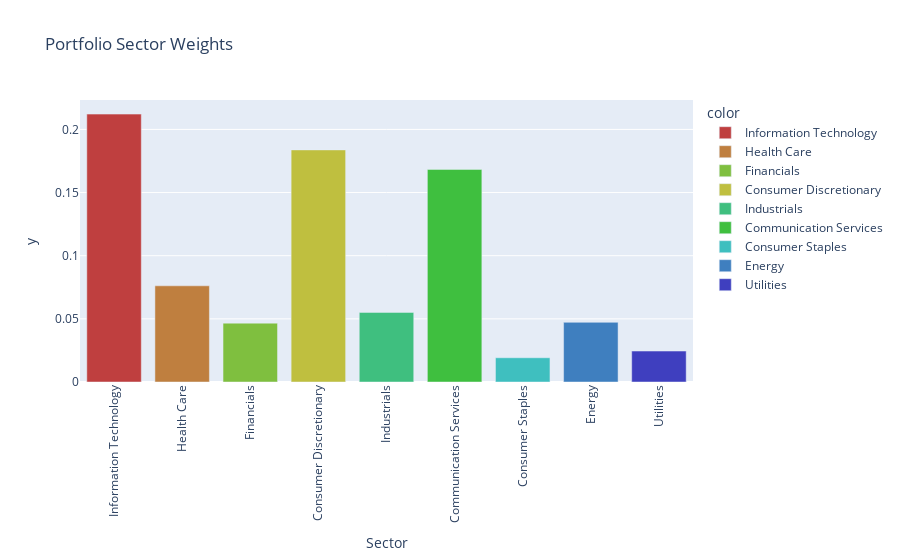

The notebook cell saved with this chart:
### Code cell
#Chart2

#Aggregating the stocks dataset by sectors and summing the weight returns. Indexes the result to the same order as the SP500 sectors. 
sectors  = stocks.groupby('Sector')
my_sectors = sectors.PW.sum()[[x for x in spy2.index if x in sectors.PW.sum().index]]

#Creating a bar graph of the profolio sector weights
chart2 = px.bar(my_sectors, x = my_sectors.index, y = my_sectors.values, color =[x for x in my_sectors.index],
                color_discrete_map=colormap,
               title='Portfolio Sector Weights',
                height = 500)

#Tweaking the tick angles
chart2.update_xaxes(tickangle = -90)

chart2.show()

### Figure 1 — Plotly figure (JSON) as saved in the notebook; plotly's stock layout.template omitted (floating-point values rounded to 4 significant figures)
{"data": [{"alignmentgroup": "True", "hovertemplate": "color=Information Technology<br>Sector=%{x}<br>y=%{y}<extra></extra>", "legendgroup": "Information Technology", "marker": {"color": "#BF3F3F", "pattern": {"shape": ""}}, "name": "Information Technology", "offsetgroup": "Information Technology", "orientation": "v", "showlegend": true, "textposition": "auto", "type": "bar", "x": ["Information Technology"], "xaxis": "x", "y": [0.2121], "yaxis": "y"}, {"alignmentgroup": "True", "hovertemplate": "color=Health Care<br>Sector=%{x}<br>y=%{y}<extra></extra>", "legendgroup": "Health Care", "marker": {"color": "#BF7F3F", "pattern": {"shape": ""}}, "name": "Health Care", "offsetgroup": "Health Care", "orientation": "v", "showlegend": true, "textposition": "auto", "type": "bar", "x": ["Health Care"], "xaxis": "x", "y": [0.07617], "yaxis": "y"}, {"alignmentgroup": "True", "hovertemplate": "color=Financials<br>Sector=%{x}<br>y=%{y}<extra></extra>", "legendgroup": "Financials", "marker": {"color": "#7FBF3F", "pattern": {"shape": ""}}, "name": "Financials", "offsetgroup": "Financials", "orientation": "v", "showlegend": true, "textposition": "auto", "type": "bar", "x": ["Financials"], "xaxis": "x", "y": [0.04661], "yaxis": "y"}, {"alignmentgroup": "True", "hovertemplate": "color=Consumer Discretionary<br>Sector=%{x}<br>y=%{y}<extra></extra>", "legendgroup": "Consumer Discretionary", "marker": {"color": "#BFBF3F", "pattern": {"shape": ""}}, "name": "Consumer Discretionary", "offsetgroup": "Consumer Discretionary", "orientation": "v", "showlegend": true, "textposition": "auto", "type": "bar", "x": ["Consumer Discretionary"], "xaxis": "x", "y": [0.1838], "yaxis": "y"}, {"alignmentgroup": "True", "hovertemplate": "color=Industrials<br>Sector=%{x}<br>y=%{y}<extra></extra>", "legendgroup": "Industrials", "marker": {"color": "#3FBF7F", "pattern": {"shape": ""}}, "name": "Industrials", "offsetgroup": "Industrials", "orientation": "v", "showlegend": true, "textposition": "auto", "type": "bar", "x": ["Industrials"], "xaxis": "x", "y": [0.05512], "yaxis": "y"}, {"alignmentgroup": "True", "hovertemplate": "color=Communication Services<br>Sector=%{x}<br>y=%{y}<extra></extra>", "legendgroup": "Communication Services", "marker": {"color": "#3FBF3F", "pattern": {"shape": ""}}, "name": "Communication Services", "offsetgroup": "Communication Services", "orientation": "v", "showlegend": true, "textposition": "auto", "type": "bar", "x": ["Communication Services"], "xaxis": "x", "y": [0.1683], "yaxis": "y"}, {"alignmentgroup": "True", "hovertemplate": "color=Consumer Staples<br>Sector=%{x}<br>y=%{y}<extra></extra>", "legendgroup": "Consumer Staples", "marker": {"color": "#3FBFBF", "pattern": {"shape": ""}}, "name": "Consumer Staples", "offsetgroup": "Consumer Staples", "orientation": "v", "showlegend": true, "textposition": "auto", "type": "bar", "x": ["Consumer Staples"], "xaxis": "x", "y": [0.01921], "yaxis": "y"}, {"alignmentgroup": "True", "hovertemplate": "color=Energy<br>Sector=%{x}<br>y=%{y}<extra></extra>", "legendgroup": "Energy", "marker": {"color": "#3F7FBF", "pattern": {"shape": ""}}, "name": "Energy", "offsetgroup": "Energy", "orientation": "v", "showlegend": true, "textposition": "auto", "type": "bar", "x": ["Energy"], "xaxis": "x", "y": [0.04727], "yaxis": "y"}, {"alignmentgroup": "True", "hovertemplate": "color=Utilities<br>Sector=%{x}<br>y=%{y}<extra></extra>", "legendgroup": "Utilities", "marker": {"color": "#3F3FBF", "pattern": {"shape": ""}}, "name": "Utilities", "offsetgroup": "Utilities", "orientation": "v", "showlegend": true, "textposition": "auto", "type": "bar", "x": ["Utilities"], "xaxis": "x", "y": [0.02451], "yaxis": "y"}], "layout": {"autosize": true, "barmode": "relative", "legend": {"title": {"text": "color"}, "tracegroupgap": 0}, "title": {"text": "Portfolio Sector Weights"}, "xaxis": {"anchor": "y", "autorange": true, "domain": [0, 1], "range": [-0.5, 8.5], "tickangle": -90, "title": {"text": "Sector"}, "type": "category"}, "yaxis": {"anchor": "x", "autorange": true, "domain": [0, 1], "range": [0, 0.2233], "title": {"text": "y"}, "type": "linear"}}}
